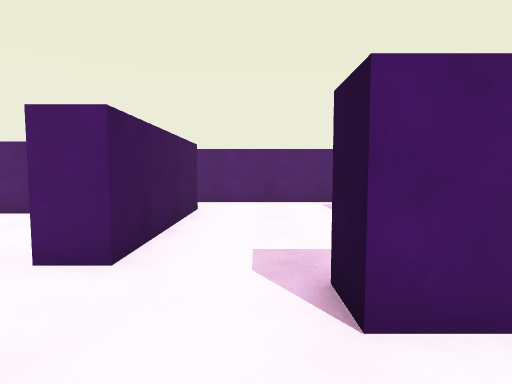
view 1 (above)

16 first-person views from a walk through a 3-D level made in the Unity game engine. The camera is 1.2 m above the floor, tilts 4° down and sees 80° across. The floor is counted in squares, 1 m on a side. Each view is taken from the middle of a square. On the plan, view 1 faces up. The plan holds only what a view shows up to about 13 squares ahead; the rest is blank. The place goes on beyond the plan. The player character is not drawn.

view 2
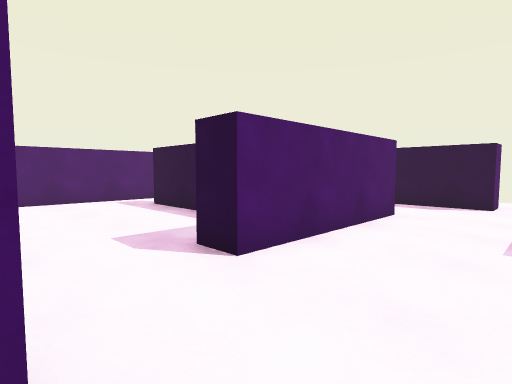

view 3
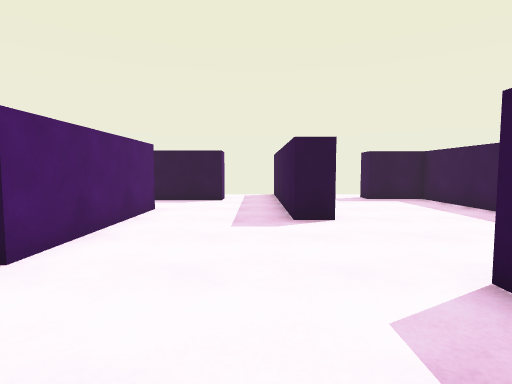

view 4
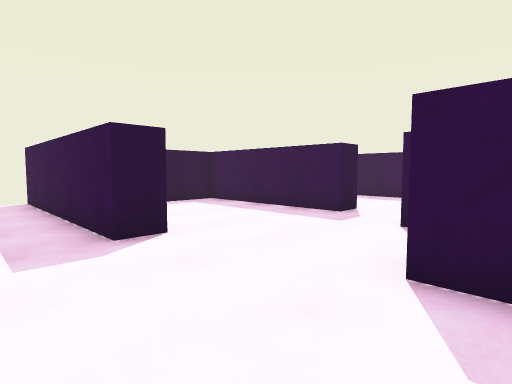

view 5
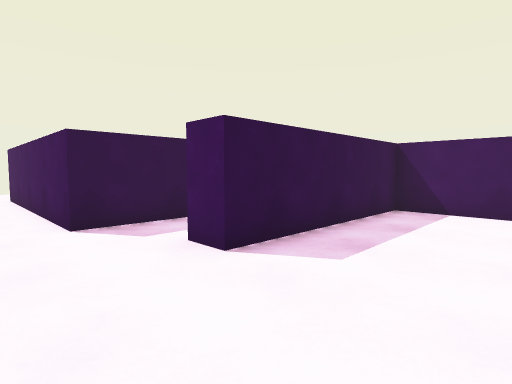

view 6
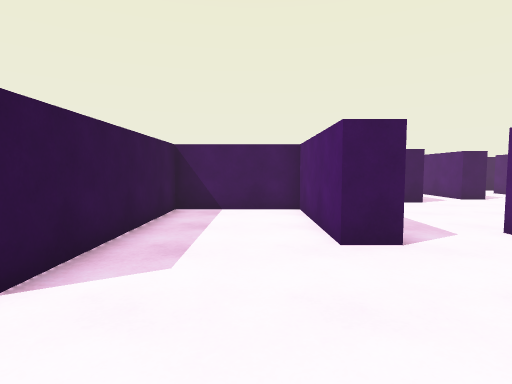

view 7
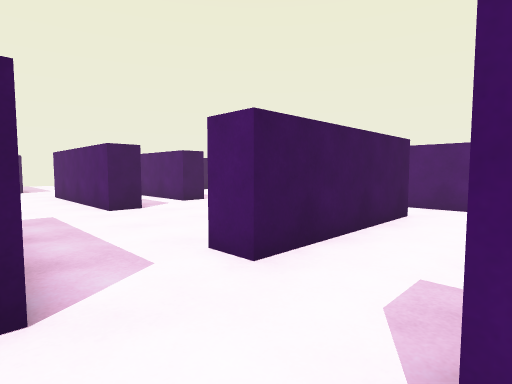

view 8
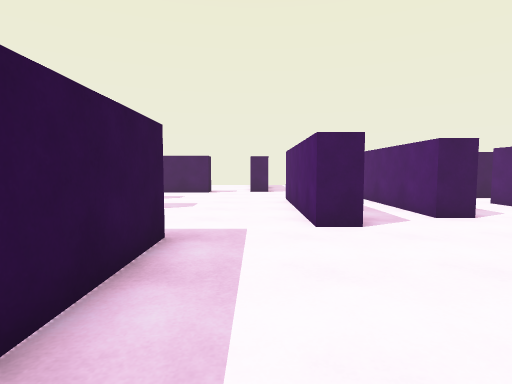

view 9
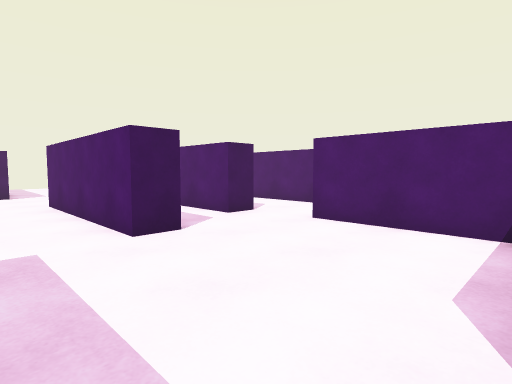

view 10
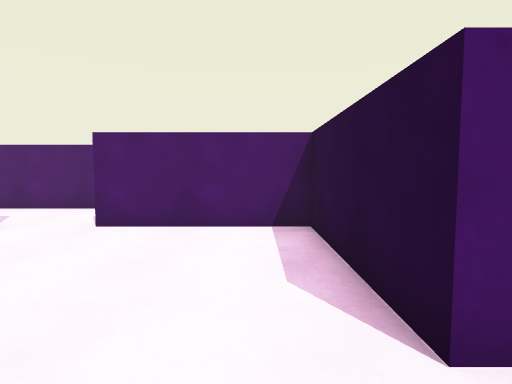

view 11
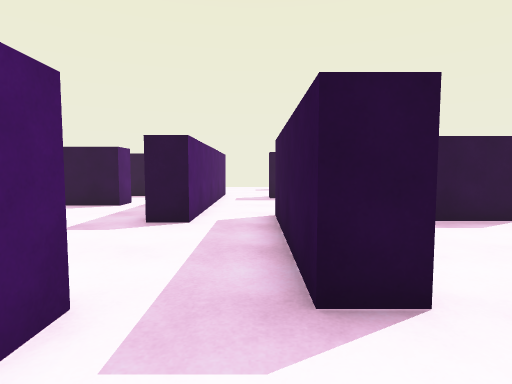

view 12
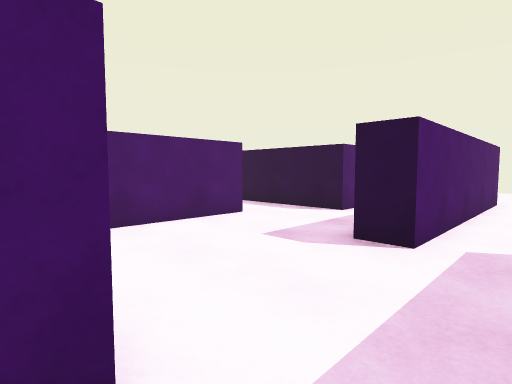

view 13
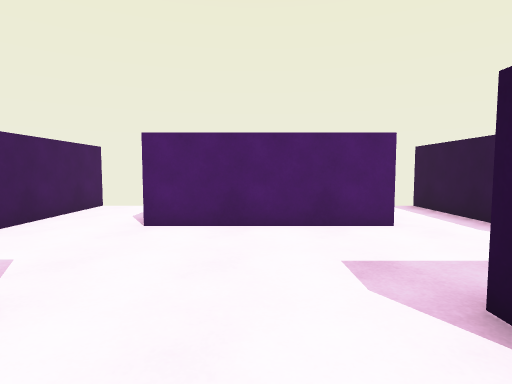

view 14
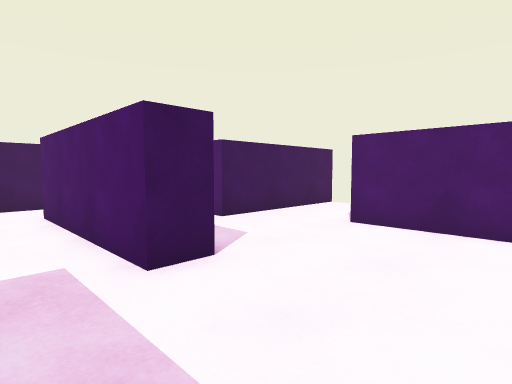

view 15
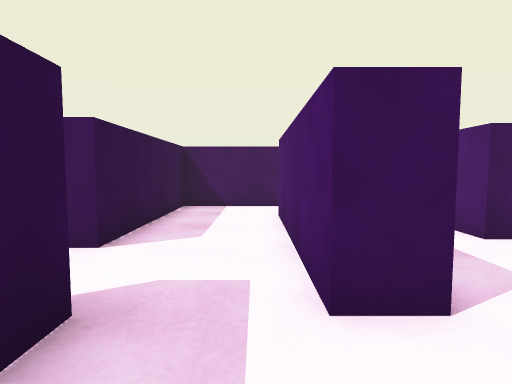

view 16
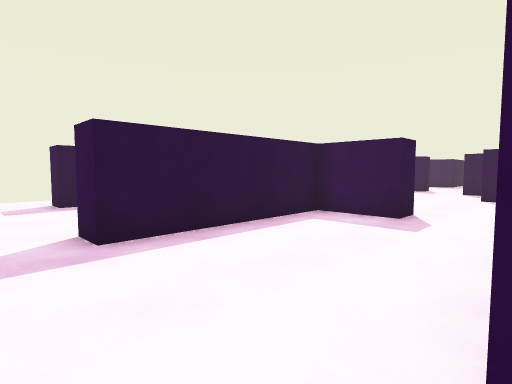

### Floor plan
Ten units are one square. View 1 is at (0, 0); x grows to the right and y downward. Boxes are objects, and circles mark ways between rooms. Rooms are numbered by the first view taken in them; rooms with no view inside come last. Other rooms are left out.
<svg viewBox="-158 -175 268 275">
<path fill="none" stroke="#000" d="M43 30 43 19 105 19M5 68 14 68 14 95M-18 -4 -64 -4 -64 35 2 35 2 45M35 91 35 80 98 80 98 56M65 -22 8 -22M104 -4 93 -4 93 -16M8 -22 8 -32 32 -32 32 -95M-18 -95 -18 -38 -28 -38M-18 -14 -18 -4M25 -116 -15 -116M-84 -54 -84 -43M-28 -38 -28 -85 -74 -85M-75 -14 -39 -14M-74 -126 -74 -116 -132 -116M-74 -85 -74 -95 -18 -95M-15 -116 -30 -116 -30 -126M-102 -165 -102 -150M-20 -166 -75 -166M4 -147 4 -164M-153 -120 -153 -86 -97 -86 -97 -76"/>
<circle cx="-5" cy="-15" r="3" fill="#2a7"/>
<circle cx="-25" cy="-25" r="3" fill="#2a7"/>
<circle cx="-25" cy="-105" r="3" fill="#2a7"/>
<circle cx="-85" cy="-85" r="3" fill="#2a7"/>
<text x="30" y="30">1</text>
<text x="0" y="-60">2</text>
<text x="-60" y="-50">3</text>
<text x="-70" y="-120">4</text>
</svg>
Room 1 opens to room 2. Room 2 opens to room 3. Room 2 opens to room 4. Room 3 opens to room 4.

Where each view was taken, in squares from view 1:
view 1: 0 up, 0 right, facing up
view 2: 1 down, 2 left, facing up-right
view 3: 1 down, 3 left, facing right
view 4: 0 up, 1 left, facing down-right
view 5: 0 up, 3 right, facing down-left
view 6: 1 down, 3 right, facing left
view 7: 1 up, 1 right, facing up-left
view 8: 3 up, 2 left, facing left
view 9: 2 up, 3 left, facing up-left
view 10: 2 up, 4 left, facing up
view 11: 10 up, 10 left, facing right
view 12: 10 up, 8 left, facing up-right
view 13: 10 up, 5 left, facing up
view 14: 10 up, 4 left, facing up-left
view 15: 11 up, 5 left, facing left
view 16: 11 up, 2 left, facing down-right
